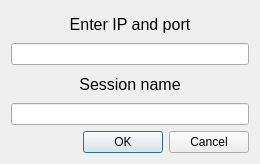
<?xml version="1.0" encoding="UTF-8"?>
<ui version="4.0">
 <class>ConnectionD</class>
 <widget class="QDialog" name="ConnectionD">
  <property name="geometry">
   <rect>
    <x>0</x>
    <y>0</y>
    <width>260</width>
    <height>164</height>
   </rect>
  </property>
  <property name="windowTitle">
   <string>Dialog</string>
  </property>
  <property name="layoutDirection">
   <enum>Qt::LeftToRight</enum>
  </property>
  <layout class="QVBoxLayout" name="verticalLayout_2">
   <item>
    <widget class="QLabel" name="labelInfo">
     <property name="font">
      <font>
       <pointsize>12</pointsize>
      </font>
     </property>
     <property name="text">
      <string>Enter IP and port</string>
     </property>
     <property name="alignment">
      <set>Qt::AlignCenter</set>
     </property>
    </widget>
   </item>
   <item>
    <widget class="QLineEdit" name="IPandPortInput">
     <property name="inputMask">
      <string comment="000.000.000.000::0000"/>
     </property>
    </widget>
   </item>
   <item>
    <widget class="QLabel" name="labelSessionName">
     <property name="font">
      <font>
       <pointsize>12</pointsize>
      </font>
     </property>
     <property name="text">
      <string>Session name</string>
     </property>
     <property name="alignment">
      <set>Qt::AlignCenter</set>
     </property>
    </widget>
   </item>
   <item>
    <widget class="QLineEdit" name="lineEditSessionName"/>
   </item>
   <item>
    <widget class="QDialogButtonBox" name="buttonBox">
     <property name="orientation">
      <enum>Qt::Horizontal</enum>
     </property>
     <property name="standardButtons">
      <set>QDialogButtonBox::Cancel|QDialogButtonBox::Ok</set>
     </property>
    </widget>
   </item>
  </layout>
 </widget>
 <resources/>
 <connections>
  <connection>
   <sender>buttonBox</sender>
   <signal>accepted()</signal>
   <receiver>ConnectionD</receiver>
   <slot>accept()</slot>
   <hints>
    <hint type="sourcelabel">
     <x>248</x>
     <y>254</y>
    </hint>
    <hint type="destinationlabel">
     <x>157</x>
     <y>274</y>
    </hint>
   </hints>
  </connection>
  <connection>
   <sender>buttonBox</sender>
   <signal>rejected()</signal>
   <receiver>ConnectionD</receiver>
   <slot>reject()</slot>
   <hints>
    <hint type="sourcelabel">
     <x>316</x>
     <y>260</y>
    </hint>
    <hint type="destinationlabel">
     <x>286</x>
     <y>274</y>
    </hint>
   </hints>
  </connection>
 </connections>
</ui>
